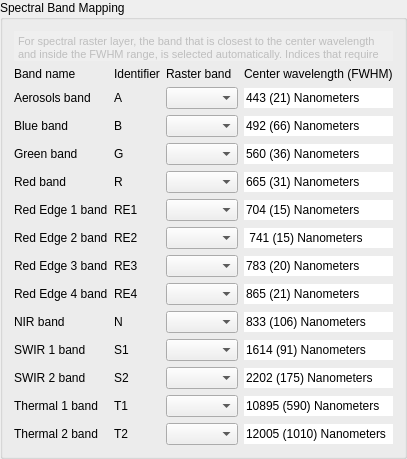
         <widget class="QgsCollapsibleGroupBox" name="mGroupBox">
          <property name="title">
           <string>Spectral Band Mapping</string>
          </property>
          <layout class="QVBoxLayout" name="verticalLayout">
           <item>
            <widget class="QTextEdit" name="textEdit">
             <property name="enabled">
              <bool>false</bool>
             </property>
             <property name="sizePolicy">
              <sizepolicy hsizetype="Expanding" vsizetype="Fixed">
               <horstretch>0</horstretch>
               <verstretch>0</verstretch>
              </sizepolicy>
             </property>
             <property name="maximumSize">
              <size>
               <width>16777215</width>
               <height>30</height>
              </size>
             </property>
             <property name="frameShape">
              <enum>QFrame::NoFrame</enum>
             </property>
             <property name="verticalScrollBarPolicy">
              <enum>Qt::ScrollBarAlwaysOff</enum>
             </property>
             <property name="horizontalScrollBarPolicy">
              <enum>Qt::ScrollBarAlwaysOff</enum>
             </property>
             <property name="html">
              <string>&lt;!DOCTYPE HTML PUBLIC &quot;-//W3C//DTD HTML 4.0//EN&quot; &quot;http://www.w3.org/TR/REC-html40/strict.dtd&quot;&gt;
&lt;html&gt;&lt;head&gt;&lt;meta name=&quot;qrichtext&quot; content=&quot;1&quot; /&gt;&lt;style type=&quot;text/css&quot;&gt;
p, li { white-space: pre-wrap; }
&lt;/style&gt;&lt;/head&gt;&lt;body style=&quot; font-family:'MS Shell Dlg 2'; font-size:8.25pt; font-weight:400; font-style:normal;&quot;&gt;
&lt;p style=&quot; margin-top:0px; margin-bottom:0px; margin-left:0px; margin-right:0px; -qt-block-indent:0; text-indent:0px;&quot;&gt;For spectral raster layer, the band that is closest to the center wavelength and inside the FWHM range, is selected automatically. Indices that require bands, that aren't selected, are skipped silently.&lt;/p&gt;&lt;/body&gt;&lt;/html&gt;</string>
             </property>
            </widget>
           </item>
           <item>
            <layout class="QGridLayout" name="gridLayout_3">
             <item row="13" column="0">
              <widget class="QLabel" name="label_29">
               <property name="text">
                <string>Thermal 2 band</string>
               </property>
              </widget>
             </item>
             <item row="2" column="3">
              <widget class="QLineEdit" name="lineEdit_3">
               <property name="enabled">
                <bool>true</bool>
               </property>
               <property name="sizePolicy">
                <sizepolicy hsizetype="Expanding" vsizetype="Fixed">
                 <horstretch>0</horstretch>
                 <verstretch>0</verstretch>
                </sizepolicy>
               </property>
               <property name="text">
                <string>492 (66) Nanometers</string>
               </property>
               <property name="frame">
                <bool>false</bool>
               </property>
               <property name="readOnly">
                <bool>true</bool>
               </property>
              </widget>
             </item>
             <item row="13" column="3">
              <widget class="QLineEdit" name="lineEdit_14">
               <property name="enabled">
                <bool>true</bool>
               </property>
               <property name="sizePolicy">
                <sizepolicy hsizetype="Expanding" vsizetype="Fixed">
                 <horstretch>0</horstretch>
                 <verstretch>0</verstretch>
                </sizepolicy>
               </property>
               <property name="text">
                <string>12005 (1010) Nanometers</string>
               </property>
               <property name="frame">
                <bool>false</bool>
               </property>
               <property name="readOnly">
                <bool>true</bool>
               </property>
              </widget>
             </item>
             <item row="5" column="2">
              <widget class="QgsRasterBandComboBox" name="mRE1"/>
             </item>
             <item row="5" column="0">
              <widget class="QLabel" name="label_21">
               <property name="text">
                <string>Red Edge 1 band</string>
               </property>
              </widget>
             </item>
             <item row="12" column="1">
              <widget class="QLabel" name="label_62">
               <property name="text">
                <string>T1</string>
               </property>
              </widget>
             </item>
             <item row="10" column="0">
              <widget class="QLabel" name="label_26">
               <property name="text">
                <string>SWIR 1 band</string>
               </property>
              </widget>
             </item>
             <item row="12" column="2">
              <widget class="QgsRasterBandComboBox" name="mT1"/>
             </item>
             <item row="13" column="1">
              <widget class="QLabel" name="label_63">
               <property name="text">
                <string>T2</string>
               </property>
              </widget>
             </item>
             <item row="0" column="0">
              <widget class="QLabel" name="label_4">
               <property name="sizePolicy">
                <sizepolicy hsizetype="Preferred" vsizetype="Preferred">
                 <horstretch>1</horstretch>
                 <verstretch>0</verstretch>
                </sizepolicy>
               </property>
               <property name="text">
                <string>Band name</string>
               </property>
              </widget>
             </item>
             <item row="8" column="1">
              <widget class="QLabel" name="label_58">
               <property name="text">
                <string>RE4</string>
               </property>
              </widget>
             </item>
             <item row="7" column="3">
              <widget class="QLineEdit" name="lineEdit_8">
               <property name="enabled">
                <bool>true</bool>
               </property>
               <property name="sizePolicy">
                <sizepolicy hsizetype="Expanding" vsizetype="Fixed">
                 <horstretch>0</horstretch>
                 <verstretch>0</verstretch>
                </sizepolicy>
               </property>
               <property name="text">
                <string>783 (20) Nanometers</string>
               </property>
               <property name="frame">
                <bool>false</bool>
               </property>
               <property name="readOnly">
                <bool>true</bool>
               </property>
              </widget>
             </item>
             <item row="2" column="0">
              <widget class="QLabel" name="label_18">
               <property name="text">
                <string>Blue band</string>
               </property>
              </widget>
             </item>
             <item row="6" column="1">
              <widget class="QLabel" name="label_56">
               <property name="text">
                <string>RE2</string>
               </property>
              </widget>
             </item>
             <item row="10" column="2">
              <widget class="QgsRasterBandComboBox" name="mS1"/>
             </item>
             <item row="5" column="3">
              <widget class="QLineEdit" name="lineEdit_6">
               <property name="enabled">
                <bool>true</bool>
               </property>
               <property name="sizePolicy">
                <sizepolicy hsizetype="Expanding" vsizetype="Fixed">
                 <horstretch>0</horstretch>
                 <verstretch>0</verstretch>
                </sizepolicy>
               </property>
               <property name="text">
                <string>704 (15) Nanometers</string>
               </property>
               <property name="frame">
                <bool>false</bool>
               </property>
               <property name="readOnly">
                <bool>true</bool>
               </property>
              </widget>
             </item>
             <item row="11" column="1">
              <widget class="QLabel" name="label_61">
               <property name="text">
                <string>S2</string>
               </property>
              </widget>
             </item>
             <item row="3" column="1">
              <widget class="QLabel" name="label_53">
               <property name="text">
                <string>G</string>
               </property>
              </widget>
             </item>
             <item row="4" column="0">
              <widget class="QLabel" name="label_20">
               <property name="text">
                <string>Red band</string>
               </property>
              </widget>
             </item>
             <item row="4" column="2">
              <widget class="QgsRasterBandComboBox" name="mR"/>
             </item>
             <item row="12" column="0">
              <widget class="QLabel" name="label_28">
               <property name="text">
                <string>Thermal 1 band</string>
               </property>
              </widget>
             </item>
             <item row="7" column="0">
              <widget class="QLabel" name="label_23">
               <property name="text">
                <string>Red Edge 3 band</string>
               </property>
              </widget>
             </item>
             <item row="3" column="3">
              <widget class="QLineEdit" name="lineEdit_4">
               <property name="enabled">
                <bool>true</bool>
               </property>
               <property name="sizePolicy">
                <sizepolicy hsizetype="Expanding" vsizetype="Fixed">
                 <horstretch>0</horstretch>
                 <verstretch>0</verstretch>
                </sizepolicy>
               </property>
               <property name="text">
                <string>560 (36) Nanometers</string>
               </property>
               <property name="frame">
                <bool>false</bool>
               </property>
               <property name="readOnly">
                <bool>true</bool>
               </property>
              </widget>
             </item>
             <item row="10" column="1">
              <widget class="QLabel" name="label_60">
               <property name="text">
                <string>S1</string>
               </property>
              </widget>
             </item>
             <item row="8" column="2">
              <widget class="QgsRasterBandComboBox" name="mRE4"/>
             </item>
             <item row="6" column="3">
              <widget class="QLineEdit" name="lineEdit_7">
               <property name="enabled">
                <bool>true</bool>
               </property>
               <property name="sizePolicy">
                <sizepolicy hsizetype="Expanding" vsizetype="Fixed">
                 <horstretch>0</horstretch>
                 <verstretch>0</verstretch>
                </sizepolicy>
               </property>
               <property name="text">
                <string> 741 (15) Nanometers</string>
               </property>
               <property name="frame">
                <bool>false</bool>
               </property>
               <property name="readOnly">
                <bool>true</bool>
               </property>
              </widget>
             </item>
             <item row="8" column="3">
              <widget class="QLineEdit" name="lineEdit_9">
               <property name="enabled">
                <bool>true</bool>
               </property>
               <property name="sizePolicy">
                <sizepolicy hsizetype="Expanding" vsizetype="Fixed">
                 <horstretch>0</horstretch>
                 <verstretch>0</verstretch>
                </sizepolicy>
               </property>
               <property name="text">
                <string>865 (21) Nanometers</string>
               </property>
               <property name="frame">
                <bool>false</bool>
               </property>
               <property name="readOnly">
                <bool>true</bool>
               </property>
              </widget>
             </item>
             <item row="11" column="0">
              <widget class="QLabel" name="label_27">
               <property name="text">
                <string>SWIR 2 band</string>
               </property>
              </widget>
             </item>
             <item row="9" column="3">
              <widget class="QLineEdit" name="lineEdit_10">
               <property name="enabled">
                <bool>true</bool>
               </property>
               <property name="sizePolicy">
                <sizepolicy hsizetype="Expanding" vsizetype="Fixed">
                 <horstretch>0</horstretch>
                 <verstretch>0</verstretch>
                </sizepolicy>
               </property>
               <property name="text">
                <string>833 (106) Nanometers</string>
               </property>
               <property name="frame">
                <bool>false</bool>
               </property>
               <property name="readOnly">
                <bool>true</bool>
               </property>
              </widget>
             </item>
             <item row="9" column="2">
              <widget class="QgsRasterBandComboBox" name="mN"/>
             </item>
             <item row="1" column="0">
              <widget class="QLabel" name="label_2">
               <property name="sizePolicy">
                <sizepolicy hsizetype="Preferred" vsizetype="Preferred">
                 <horstretch>1</horstretch>
                 <verstretch>0</verstretch>
                </sizepolicy>
               </property>
               <property name="text">
                <string>Aerosols band</string>
               </property>
              </widget>
             </item>
             <item row="3" column="2">
              <widget class="QgsRasterBandComboBox" name="mG"/>
             </item>
             <item row="9" column="1">
              <widget class="QLabel" name="label_59">
               <property name="text">
                <string>N</string>
               </property>
              </widget>
             </item>
             <item row="1" column="1">
              <widget class="QLabel" name="label_3">
               <property name="sizePolicy">
                <sizepolicy hsizetype="Fixed" vsizetype="Preferred">
                 <horstretch>0</horstretch>
                 <verstretch>0</verstretch>
                </sizepolicy>
               </property>
               <property name="text">
                <string>A</string>
               </property>
              </widget>
             </item>
             <item row="13" column="2">
              <widget class="QgsRasterBandComboBox" name="mT2"/>
             </item>
             <item row="5" column="1">
              <widget class="QLabel" name="label_55">
               <property name="text">
                <string>RE1</string>
               </property>
              </widget>
             </item>
             <item row="6" column="2">
              <widget class="QgsRasterBandComboBox" name="mRE2"/>
             </item>
             <item row="8" column="0">
              <widget class="QLabel" name="label_24">
               <property name="text">
                <string>Red Edge 4 band</string>
               </property>
              </widget>
             </item>
             <item row="11" column="3">
              <widget class="QLineEdit" name="lineEdit_11">
               <property name="enabled">
                <bool>true</bool>
               </property>
               <property name="sizePolicy">
                <sizepolicy hsizetype="Expanding" vsizetype="Fixed">
                 <horstretch>0</horstretch>
                 <verstretch>0</verstretch>
                </sizepolicy>
               </property>
               <property name="text">
                <string>2202 (175) Nanometers</string>
               </property>
               <property name="frame">
                <bool>false</bool>
               </property>
               <property name="readOnly">
                <bool>true</bool>
               </property>
              </widget>
             </item>
             <item row="12" column="3">
              <widget class="QLineEdit" name="lineEdit_13">
               <property name="enabled">
                <bool>true</bool>
               </property>
               <property name="sizePolicy">
                <sizepolicy hsizetype="Expanding" vsizetype="Fixed">
                 <horstretch>0</horstretch>
                 <verstretch>0</verstretch>
                </sizepolicy>
               </property>
               <property name="text">
                <string>10895 (590) Nanometers</string>
               </property>
               <property name="frame">
                <bool>false</bool>
               </property>
               <property name="readOnly">
                <bool>true</bool>
               </property>
              </widget>
             </item>
             <item row="1" column="3">
              <widget class="QLineEdit" name="lineEdit_2">
               <property name="enabled">
                <bool>true</bool>
               </property>
               <property name="sizePolicy">
                <sizepolicy hsizetype="Expanding" vsizetype="Fixed">
                 <horstretch>1</horstretch>
                 <verstretch>0</verstretch>
                </sizepolicy>
               </property>
               <property name="styleSheet">
                <string notr="true">&quot;background-color: rgba(255, 255, 255, 255)&quot;</string>
               </property>
               <property name="text">
                <string>443 (21) Nanometers</string>
               </property>
               <property name="frame">
                <bool>false</bool>
               </property>
               <property name="readOnly">
                <bool>true</bool>
               </property>
              </widget>
             </item>
             <item row="4" column="3">
              <widget class="QLineEdit" name="lineEdit_5">
               <property name="enabled">
                <bool>true</bool>
               </property>
               <property name="sizePolicy">
                <sizepolicy hsizetype="Expanding" vsizetype="Fixed">
                 <horstretch>0</horstretch>
                 <verstretch>0</verstretch>
                </sizepolicy>
               </property>
               <property name="text">
                <string>665 (31) Nanometers</string>
               </property>
               <property name="frame">
                <bool>false</bool>
               </property>
               <property name="readOnly">
                <bool>true</bool>
               </property>
              </widget>
             </item>
             <item row="3" column="0">
              <widget class="QLabel" name="label_19">
               <property name="text">
                <string>Green band</string>
               </property>
              </widget>
             </item>
             <item row="4" column="1">
              <widget class="QLabel" name="label_54">
               <property name="text">
                <string>R</string>
               </property>
              </widget>
             </item>
             <item row="2" column="1">
              <widget class="QLabel" name="label_52">
               <property name="text">
                <string>B</string>
               </property>
              </widget>
             </item>
             <item row="9" column="0">
              <widget class="QLabel" name="label_25">
               <property name="text">
                <string>NIR band</string>
               </property>
              </widget>
             </item>
             <item row="7" column="1">
              <widget class="QLabel" name="label_57">
               <property name="text">
                <string>RE3</string>
               </property>
              </widget>
             </item>
             <item row="11" column="2">
              <widget class="QgsRasterBandComboBox" name="mS2"/>
             </item>
             <item row="2" column="2">
              <widget class="QgsRasterBandComboBox" name="mB"/>
             </item>
             <item row="10" column="3">
              <widget class="QLineEdit" name="lineEdit_12">
               <property name="enabled">
                <bool>true</bool>
               </property>
               <property name="sizePolicy">
                <sizepolicy hsizetype="Expanding" vsizetype="Fixed">
                 <horstretch>0</horstretch>
                 <verstretch>0</verstretch>
                </sizepolicy>
               </property>
               <property name="text">
                <string>1614 (91) Nanometers</string>
               </property>
               <property name="frame">
                <bool>false</bool>
               </property>
               <property name="readOnly">
                <bool>true</bool>
               </property>
              </widget>
             </item>
             <item row="1" column="2">
              <widget class="QgsRasterBandComboBox" name="mA">
               <property name="sizePolicy">
                <sizepolicy hsizetype="Preferred" vsizetype="Fixed">
                 <horstretch>4</horstretch>
                 <verstretch>0</verstretch>
                </sizepolicy>
               </property>
              </widget>
             </item>
             <item row="7" column="2">
              <widget class="QgsRasterBandComboBox" name="mRE3"/>
             </item>
             <item row="6" column="0">
              <widget class="QLabel" name="label_22">
               <property name="text">
                <string>Red Edge 2 band</string>
               </property>
              </widget>
             </item>
             <item row="0" column="1">
              <widget class="QLabel" name="label_8">
               <property name="sizePolicy">
                <sizepolicy hsizetype="Preferred" vsizetype="Preferred">
                 <horstretch>1</horstretch>
                 <verstretch>0</verstretch>
                </sizepolicy>
               </property>
               <property name="text">
                <string>Identifier</string>
               </property>
              </widget>
             </item>
             <item row="0" column="2">
              <widget class="QLabel" name="label_9">
               <property name="sizePolicy">
                <sizepolicy hsizetype="Preferred" vsizetype="Preferred">
                 <horstretch>1</horstretch>
                 <verstretch>0</verstretch>
                </sizepolicy>
               </property>
               <property name="text">
                <string>Raster band</string>
               </property>
              </widget>
             </item>
             <item row="0" column="3">
              <widget class="QLabel" name="label_10">
               <property name="sizePolicy">
                <sizepolicy hsizetype="Preferred" vsizetype="Preferred">
                 <horstretch>1</horstretch>
                 <verstretch>0</verstretch>
                </sizepolicy>
               </property>
               <property name="text">
                <string>Center wavelength (FWHM)</string>
               </property>
              </widget>
             </item>
            </layout>
           </item>
          </layout>
         </widget>
